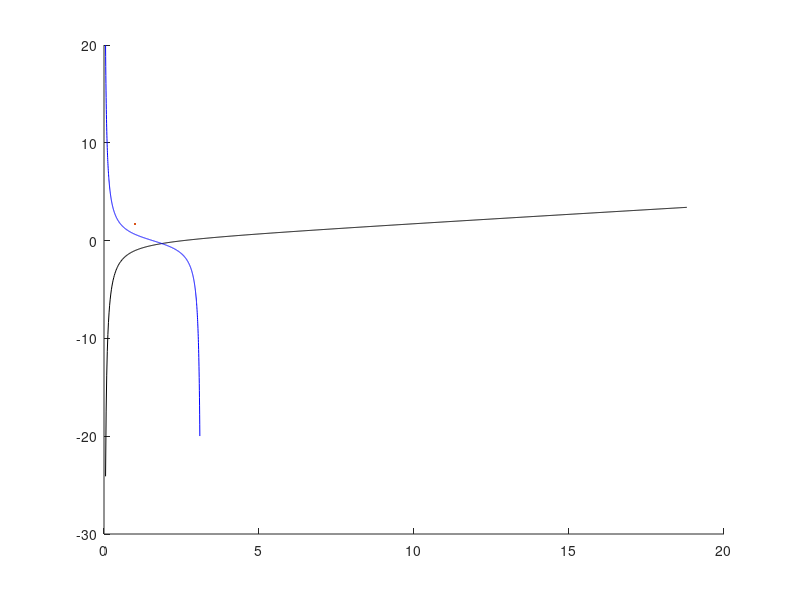

MATLAB code for this plot: (Note: this script raises an error after producing the figure.)
clc; clear; close all;
%% Model_3d
% Modèle 3D du système thermique étudié, developé pour une transfert de
% chaleur dans la direction x. Il est supposé des conductivités thermique
% differentes en chaque direction (x, z, y) et aussi differentes
% coefficientes de transfert thermique dans les surfaces du solide. IL ne
% suppose pas une perte de chaleur en x = 0 et on a que l'entrée de flux de
% chaleur (phi_1).
%
% Voir la fonction model_1D pour la résolution en 1D et le rapport pour une
% description plus grande.

%% Entrées et constantes
lambda_x = 16.3;          % [W/mK] Conductivité thermique ;
lambda_y = 55.3;          % [W/mK] Conductivité thermique ;
lambda_z = 1.3;           % [W/mK] Conductivité thermique ;
rho = 8010;               % [kg/m³] Masse volumique ;
cp = 502;                 % [J/kgK] Capacité thermique massique ;
a_x = lambda_x/(rho*cp);  % [m^2/s] Diffusivité thermique ;
e = 5e-3;                 % [m] Epaisseur plaque ;
hx1 = 10;                 % [W/m²K] Coefficient de transfert thermique (x);
hx2 = 1;                  % [W/m²K] Coefficient de transfert thermique (x);
hy1 = 100;                % [W/m²K] Coefficient de transfert thermique (y);
hy2 = 200;                % [W/m²K] Coefficient de transfert thermique (y);
hz1 = 10;                 % [W/m²K] Coefficient de transfert thermique (z);
hz2 = 20;                 % [W/m²K] Coefficient de transfert thermique (z);
Ly = 1;                   % [m] Longeur en y ;
Lz = 1;                   % [m] Longeur en z ; 

% Paramètres de la simulation et données
figDir = 'outFig';              % [-] Emplacement pour les figures générées ;
order = [1 3 6 11];          % Ordre pour l'approximation de Pade ;
colors = ['r','b','g','m'];  % Couleurs pour les graphes de << orders >> ;
wmin = 1e-2;                 % [rad/s] Fréquence minimale pour le bode ;
wmax = 1e3;                  % [rad/s] Fréquence maximale pour le bode ;
wpoints = 1000;              % [rad/s] Nombre des fréquences ; 
correc = 1e-8;               % [-] Paramètre de correction numérique ;
No = [1 3 6];                % [-] Nombre des solutions en y ;
No_plot = 5;                 % [-]
Mo = [1 3 6];                % [-] Nombre des solutions en z ; 
y = 0;                       % [m] Position en y à être analysée ;
z = 0;                       % [m] Position en z à être analysée ;
types = ["--" ":" "-." "-"]; % [-] Line styles for plots ;

%% Coeficientes theoriques et vecteurs
w = logspace(log10(wmin), log10(wmax), wpoints); % Vecteur de fréquences
k = sqrt(w*1j/a_x); % Résolution de l'équation en 1D
C = lambda_x*k.*sinh(e*k);
A = hx2*cosh(e*k);

% Nombres de Biot
Hy1 = hy1*Ly/lambda_y; % Convection naturelle en y1
Hy2 = hy2*Ly/lambda_y; % Convection naturelle en y2
Hz1 = hz1*Lz/lambda_z; % Convection naturelle en z1
Hz2 = hz2*Lz/lambda_z; % Convection naturelle en z2

%% Équation transcedentes (y)
% Résolution de l'équation transcedente en alpha_n et beta_m, aussi bien
% que le calcul des modules N(alpha_n) et M(beta_m). Premièrement, il
% montre les deux fonctions liées à l'équation pour vérifier les résultats
% possibles.

% Figure avec les racines de la fonction en alpha_n (illustrative)
fig = figure; hold on;
alpha_n = linspace(0.05, pi-0.05 + No_plot*pi, 1000)/Ly;
eq = ((lambda_y*alpha_n).^2 - hy1*hy2)./(lambda_y*alpha_n*(hy1+hy2));
plot(alpha_n, eq, 'k', LineWidth=1.7);
for n=0:No_plot
    % Fonctions
    alpha_n = linspace(0.05+n*pi, pi-0.05 + n*pi, 1000)/Ly;
    plot(alpha_n, cot(alpha_n*Ly), 'b', LineWidth=1.7);    

    f = @(alpha) cot(alpha*Ly) - ...
        ((lambda_y*alpha).^2 - hy1*hy2)./(lambda_y*alpha*(hy1+hy2));
    alpha_n = bissec(f, (n+correc)*pi/Ly, (n+1-correc)*pi/Ly);
    plot(alpha_n, cot(alpha_n*Ly), 'ro', MarkerFaceColor='r');
end
grid minor; ylim([-30 30])
xlabel('$\alpha_n$', Interpreter='latex', FontSize=17);
saveas(fig, figDir+"\eqTrans_pertesX.png");
title("Solution d'\'{e}quation transcedente", ....
    Interpreter='latex', FontSize=21);

% Prendre les solutions pour alpha_n (dans la direction y)
alpha = zeros(1,No(end)+1);
f = @(alpha) cot(alpha*Ly) - ...
        ((lambda_y*alpha).^2 - hy1*hy2)./(lambda_y*alpha*(hy1+hy2));
for i=0:No(end)
    alpha(i+1) = bissec(f, (i+correc)*pi/Ly, (i+1-correc)*pi/Ly);
end
Nalpha = (1./(2*Ly*alpha.^2)).*( Hy1 + (Hy1^2 + (alpha*Ly).^2) .* ...
    (1 + Hy2./(Hy2^2 + (alpha*Ly).^2)) );

% Prendre les solutions pour beta_m (dans la direction z)
beta = zeros(1,Mo(end)+1);
f = @(beta) cot(beta*Lz) - ...
        ((lambda_z*beta).^2 - hz1*hz2)./(lambda_z*beta*(hz1+hz2));
for i=0:Mo(end)
    beta(i+1) = bissec(f, (i+correc)*pi/Lz, (i+1-correc)*pi/Lz);
end
Mbeta = (1./(2*Lz*beta.^2)).*( Hz1 + (Hz1^2 + (beta*Lz).^2) .* ...
    (1 + Hz2./(Hz2^2 + (beta*Lz).^2)) );

%% Modèle de F(s) en 1D (sans pertes)
Fs_th = 1./C; % Modèle théorique sans pertes pour comparaison
mag_th = abs(Fs_th);
phase_th = angle(Fs_th);

%% Modèle de F(s) en 3D (avec des pertes en y et z)
% Calcule de la solution 3D. Il y a trois boucles for differentes : le
% première change l'ordre de l'approximation et les autres deux boucles
% sont des séries en n et m de la solution.

% Figure (comparaison entre les 1D et 3D)
fig = figure; subplot(2,1,1);
semilogx(w,20*log10(mag_th),'k',LineWidth=1.4,DisplayName="Mod\'{e}le 1D"); 
hold on; subplot(2,1,2);
semilogx(w, phase_th*180/pi, 'k', LineWidth=1.4); hold on;

for k = 1:length(Mo) % Change l'ordre de l'approximation
    Fs_3D = zeros(size(w));  % Vecteur avec des solutions

    for n = 0:No(k) % Serie en y
        Y = cos(alpha(n+1)*y) + ...
            (hy1/(lambda_y*alpha(n+1)))*sin(alpha(n+1)*y);

        for m = 0:Mo(k) % Serie en z
            Z = cos(beta(m+1)*z) + ...
                (hz1/(lambda_z*beta(m+1)))*sin(beta(m+1)*z);
    
            % Résolution en 1D de F(alpha, beta)
            gamma = sqrt(1j*w/a_x + alpha(n+1)^2 + beta(m+1)^2);
            C = lambda_x*gamma.*sinh(e*gamma);
            B = sinh(e*gamma) ./ (lambda_x*gamma);
            A = cosh(e*gamma);
            Fs_th = 1./(C + A*(hx1+hx2) + B*hx1*hx2);

            % Calcule le facteur de correction de la serie int(Y)*int(Z)
            if alpha(n+1) == 0
                int_Y = Ly;
            else
                int_Y = -sin(alpha(n+1)*Ly)/alpha(n+1) + ...
                    (hy1/(alpha(n+1)*lambda_x)) * ...
                    (cos(alpha(n+1)*Ly)/alpha(n+1) - 1/alpha(n+1));
            end
            if beta(m+1) == 0
                int_Z = Lz;
            else
                int_Z = -sin(beta(m+1)*Lz)/beta(m+1) + ...
                    (hz1/(beta(m+1)*lambda_z)) * ...
                    (cos(beta(m+1)*Lz)/beta(m+1) - 1/beta(m+1));
            end

            % Some les fonctions (serie en y et en z)
            Fs_3D = Fs_3D + (Fs_th) * ...
                (Y/Nalpha(n+1))*(Z/Mbeta(m+1))*int_Z*int_Y;
        end
    end

    % Diagramme de bode
    mag_3D = abs(Fs_3D);
    phase_3D = angle(Fs_3D);

    % Figure de comparaison
    subplot(2,1,1);
    semilogx(w,20*log10(mag_3D), types(k)+colors(k), LineWidth=1.4, ...
        DisplayName="3D O = "+num2str(No(k)));
    subplot(2,1,2);
    semilogx(w, phase_3D*180/pi, types(k)+colors(k), LineWidth=1.4);
end


% Configurations graphiques finales (comparaison pour les ordres en 3D)
subplot(2,1,1);
ylabel('Mag (dB)', Interpreter='latex', FontSize=17);
grid minor; hold off; 
legend(Interpreter="latex", FontSize=12, Location="southwest");
subplot(2,1,2);
grid minor; hold off;
ylabel('Phase (deg)', Interpreter='latex', FontSize=17);
xlabel("Fr\'{e}quences (rad/s)", Interpreter='latex', FontSize=17);
fig.Position = [341 162 689 418];
saveas(fig, figDir+"\1D_et_3D_pertesX.png");
sgtitle("R\'{e}ponse en fr\'{e}quence de $F_{3D}(s)$", ...
    Interpreter='latex', FontSize=21);

%% Pade approx pour le modèle 3D (avec pertes)

% Figure (comparaison entre les approx de Pade)
fig = figure; subplot(2,1,1);
semilogx(w,20*log10(mag_3D),'k',LineWidth=1.4,DisplayName="Mod\'{e}le 1D"); 
hold on; subplot(2,1,2);
semilogx(w, phase_3D*180/pi, 'k', LineWidth=1.4); hold on;

for k = 1:length(Mo) % Change l'ordre de l'approximation
    Fs_3D_approx = zeros(size(w));  % Vecteur avec des solutions

    for n = 0:No(k) % Serie en y
        Y = cos(alpha(n+1)*y) + ...
            (hy1/(lambda_y*alpha(n+1)))*sin(alpha(n+1)*y);

        for m = 0:Mo(k) % Serie en z
            Z = cos(beta(m+1)*z) + ...
                (hz1/(lambda_z*beta(m+1)))*sin(beta(m+1)*z);
    
            % Résolution en 1D
            gamma = sqrt(1j*w/a_x + alpha(n+1)^2 + beta(m+1)^2);

             % Polinômes en xi
            A = [(lambda_x^2)/(2*e^2), (hx1+hx2)*lambda_x/(2*e), ...
                hx1*hx2/2];
            B = [-(lambda_x^2)/(2*e^2), (hx1+hx2)*lambda_x/(2*e), ...
                -hx1*hx2/2];
            C = [lambda_x/e, 0];
            [P,Q] = padecoef(1,order(k)); % Aprox. e^(x) = P(xi)/Q(xi)
        
            % Aproximation de la fonction de transfert F(xi) = N(xi)/D(xi)
            N = conv(C, conv(P,Q)); 
            D = conv(conv(Q,Q), A) + conv(conv(P,P), B);
        
            % Passe à la variable de Laplace s = (a/e^2)xi
            N = changeVariable(N(mod(fliplr(1:length(N)),2)==0), ...
                [e^2/a_x (alpha(n+1)*e)^2 + (beta(m+1)*e)^2]);
            D = changeVariable(D(mod(fliplr(1:length(D)),2)==0), ...
                [e^2/a_x (alpha(n+1)*e)^2 + (beta(m+1)*e)^2]);
            N = N/D(end); D = D/D(end); % Unicité de F(s) (d0 = 1)
        
            % Diagramme de bode
            Fs_eval = polyval(N,w*1j)./polyval(D,w*1j);

            % Calcule le facteur de correction de la serie int(Y)*int(Z)
            if alpha(n+1) == 0
                int_Y = Ly;
            else
                int_Y = -sin(alpha(n+1)*Ly)/alpha(n+1) + ...
                    (hy1/(alpha(n+1)*lambda_x)) * ...
                    (cos(alpha(n+1)*Ly)/alpha(n+1) - 1/alpha(n+1));
            end
            if beta(m+1) == 0
                int_Z = Lz;
            else
                int_Z = -sin(beta(m+1)*Lz)/beta(m+1) + ...
                    (hz1/(beta(m+1)*lambda_z)) * ...
                    (cos(beta(m+1)*Lz)/beta(m+1) - 1/beta(m+1));
            end

            % Some les fonctions (serie en y et en z)
            Fs_3D_approx = Fs_3D_approx + Fs_eval * ...
                (Y/Nalpha(n+1))*(Z/Mbeta(m+1))*int_Z*int_Y;
        end
    end

    % Plot
    mag_3D_approx = abs(Fs_3D_approx);
    phase_3D_approx = angle(Fs_3D_approx);
    subplot(2,1,1);
    semilogx(w,20*log10(mag_3D_approx), colors(k), LineWidth=1.4, ...
        DisplayName="3D O = "+num2str(order(k)));
    subplot(2,1,2);
    semilogx(w, phase_3D_approx*180/pi, colors(k), LineWidth=1.4);
end

% Configurations graphiques finales (comparaison pour les ordres en 1D)
subplot(2,1,1);
ylabel('Mag (dB)', Interpreter='latex', FontSize=17);
grid minor; hold off; 
legend(Interpreter="latex", FontSize=12, Location="southwest");
subplot(2,1,2);
grid minor; hold off;
ylabel('Phase (deg)', Interpreter='latex', FontSize=17);
xlabel("Fr\'{e}quences (rad/s)", Interpreter='latex', FontSize=17);
fig.Position = [341 162 689 418];
saveas(fig, figDir+"\padeApprox3D_pertesX.png");
sgtitle({"R\'{e}ponse en fr\'{e}quence de $F_{3D}(s)$", ...
    "avec l'approximation de pade"}, Interpreter='latex', ...
    FontSize=21);


%% Mes fonctions
function P = polyPower(Q, n)
    % Il va evaluer le polynôme Q(x) à la puissance n, c'est à dire
    % P(x) = [Q(x)]^n. Si n = 0, donc P(x) = 1.
    
    % Prendre les cas plus simples
    if n == 0
        P = 1;
        return
    elseif n == 1
        P = Q;
        return
    % Le  cas générale
    else
        P = conv(Q, Q); % Il va faire n fois la convolution de Q
        for i = 3:n
            P = conv(P, Q);
        end
    end
end

function R = sumPoly(P, Q)
    % Prendre la summe de deux polynômes P(x) et Q(x). IL faut aligner les
    % deux vecteur de coefficientes dans un façon que il sera possibles de
    % les ajouter.
    
    % Prendre l'ordre plus grande
    P_order = length(P);
    Q_order = length(Q);
    if P_order > Q_order
         max_order = size(P);
    else
         max_order = size(Q);
    end

    % Ajoute les deux polynômes
    new_P = padarray(P, max_order-size(P), 0, 'pre');
    new_Q = padarray(Q, max_order-size(Q), 0, 'pre');
    R = new_P + new_Q;
end

function R = changeVariable(Q, P)
    % IL va changer la variable du polinôme Q(y) pour y = P(x) et retourner
    % un nouvel polynôme R(x) = Q(P(x)). Des convolution sucessives sont
    % utilisées.
    % R(x) = sum( r_i * x^i ) ;
    %      = sum( q_i * (p(x))^i ) ;

    R = 0;
    for i=0:length(Q)-1
        R = sumPoly(R, Q(length(Q)-i)*polyPower(P, i));
    end
end
